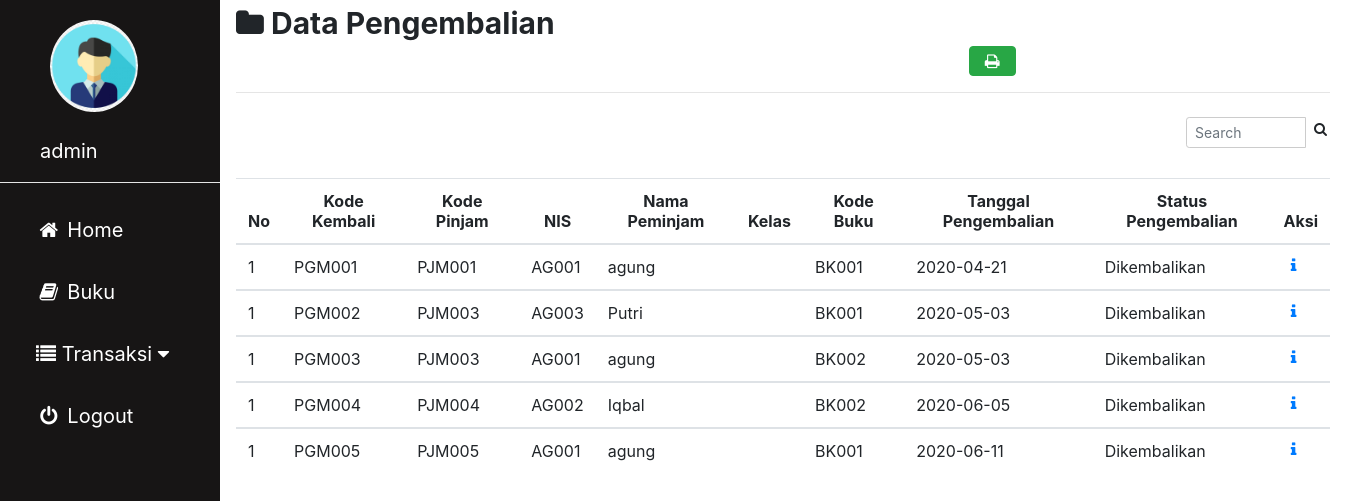
The app's page /admin/pengembalian.php (signed in) with its own data.
### tables this page shows
CREATE TABLE `pengembalian` (
  `kode_kembali` varchar(11) NOT NULL,
  `kode_pinjam` varchar(11) NOT NULL,
  `nis` varchar(11) DEFAULT NULL,
  `nama_peminjam` varchar(100) DEFAULT NULL,
  `kelas_peminjam` varchar(50) DEFAULT NULL,
  `kode_buku` varchar(10) NOT NULL,
  `status_pengembalian` varchar(30) NOT NULL,
  `tgl_pengembalian` date NOT NULL
);

### admin/pengembalian.php (the view, shortened to what this page needs)
<?php
include'sidebar.php';
 ?>
 <html>
 <head>
 <link rel="stylesheet" href="../img/csskonten.css">
 <link rel="stylesheet" href="../css/bootstrap.css">
 </head>
 <body>
 <div class="main">
   <b><i class="fa fa-folder"></i> Data Pengembalian</b><a href="pengembalian_print.php" target="blank" rel="tooltip" title="Print Data Pengembalian"><button type="button" name="button" class="btn btn-success" style="margin-left:67%" ><i class="fa fa-fw fa-print"></i></button>
<hr></a>
<form class="" action="" method="post">
                <div class="input-group input-group-sm" style="width: 150px; margin-left: 950px;">
                  <input type="text" name="search" class="form-control float-right" placeholder="Search">
                  <div class="input-group-append">
                    <button type="submit" class="btn btn-default"><i class="fa fa-search"></i></button>
                  </div>
                </div>
                </form>
    <table class="table table-hover">
      <thead align=center>
        <tr>
          <th scope="col">No</th>
          <th scope="col">Kode Kembali</th>
          <th scope="col">Kode Pinjam</th>
          <th scope="col">NIS</th>
          <th scope="col">Nama Peminjam</th>
          <th scope="col">Kelas</th>
          <th scope="col">Kode Buku</th>
          <th scope="col">Tanggal Pengembalian</th>
          <th scope="col">Status Pengembalian</th>
          <th scope="col" colspan="2">Aksi</th>
        </tr>
      </thead>
      <?php
      $sql = "SELECT r.*, COALESCE(NULLIF(r.nama_peminjam, ''), NULLIF(p.nama_peminjam, ''), a.nama_anggota, '') AS nama_tampil,
              COALESCE(NULLIF(r.kelas_peminjam, ''), p.kelas_peminjam, '') AS kelas_tampil
              FROM pengembalian r
              LEFT JOIN peminjaman p ON p.kode_pinjam = r.kode_pinjam
              LEFT JOIN anggota a ON a.nis = COALESCE(NULLIF(r.nis, ''), p.nis)";
      if(isset($_POST['search'])){
        $param = '%' . trim($_POST['search']) . '%';
        $asd = $koneksi->prepare($sql . " WHERE r.kode_kembali LIKE :kode_kembali OR r.kode_buku LIKE :kode_buku OR r.kode_pinjam LIKE :kode_pinjam OR r.nama_peminjam LIKE :nama_peminjam OR r.kelas_peminjam LIKE :kelas_peminjam OR p.nama_peminjam LIKE :nama_pinjaman OR p.kelas_peminjam LIKE :kelas_pinjaman OR a.nama_anggota LIKE :anggota");
        $asd->execute(array(
          ':kode_kembali' => $param,
          ':kode_buku' => $param,
          ':kode_pinjam' => $param,
          ':nama_peminjam' => $param,
          ':kelas_peminjam' => $param,
          ':nama_pinjaman' => $param,
          ':kelas_pinjaman' => $param,
          ':anggota' => $param
        ));
      }else{
      $asd = $koneksi -> prepare($sql);
      $asd -> execute();
    }
      $i = 1;
      while($data = $asd -> fetch()){
      ?>
      <tbody>
        <tr>
          <td><?php echo $i ?></td>
          <td><?php echo $data['kode_kembali']; ?></td>
          <td><?php echo $data['kode_pinjam']; ?></td>
          <td><?php echo $data['nis']; ?></td>
          <td><?php echo htmlspecialchars($data['nama_tampil'], ENT_QUOTES, 'UTF-8'); ?></td>
          <td><?php echo htmlspecialchars($data['kelas_tampil'], ENT_QUOTES, 'UTF-8'); ?></td>
          <td><?php echo $data['kode_buku']; ?></td>
          <td><?php echo $data['tgl_pengembalian']; ?></td>
          <td><?php echo $data['status_pengembalian']; ?></td>
          <td colspan="2">
            <a rel="tooltip" title="Detail" href="pengembalian_detail.php?agung=<?php echo $data['kode_kembali']; ?>" >
            <i class="fa fa-fw fa-info"></i></a>
          </td>
        </tr>
      </tbody>
    <?php } ?>
    </table>
   </div>
 </body>
 </html>

### img/cssadmin.css (style rules this page uses)
body { margin: 0; font-family: "Lato", sans-serif; }

### img/csskonten.css (style rules this page uses)
.main { margin-left: 220px; padding: 1px 16px; height: 100%; font-size: 30px; }
input[type=text], input[type=password], select { width: 100%; padding: 5px 5px; margin: 8px 0; display: inline-block; border: 1px solid #ccc; box-sizing: border-box; font-size: 20px; }

### records on screen
pengembalian: kode_kembali "PGM001", kode_pinjam "PJM001", nis "AG001", nama_tampil "agung", kode_buku "BK001", tgl_pengembalian "2020-04-21", status_pengembalian "Dikembalikan"
pengembalian: kode_kembali "PGM002", kode_pinjam "PJM003", nis "AG003", nama_tampil "Putri", kode_buku "BK001", tgl_pengembalian "2020-05-03", status_pengembalian "Dikembalikan"
pengembalian: kode_kembali "PGM003", kode_pinjam "PJM003", nis "AG001", nama_tampil "agung", kode_buku "BK002", tgl_pengembalian "2020-05-03", status_pengembalian "Dikembalikan"
pengembalian: kode_kembali "PGM004", kode_pinjam "PJM004", nis "AG002", nama_tampil "Iqbal", kode_buku "BK002", tgl_pengembalian "2020-06-05", status_pengembalian "Dikembalikan"
pengembalian: kode_kembali "PGM005", kode_pinjam "PJM005", nis "AG001", nama_tampil "agung", kode_buku "BK001", tgl_pengembalian "2020-06-11", status_pengembalian "Dikembalikan"

### other values on screen
$_SESSION['username']['nama'] "admin"
